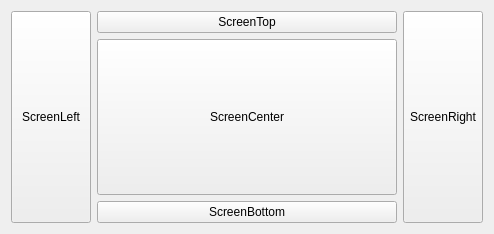
<?xml version="1.0" encoding="UTF-8"?>
<ui version="4.0">
 <class>App</class>
 <widget class="QWidget" name="App">
  <property name="geometry">
   <rect>
    <x>0</x>
    <y>0</y>
    <width>494</width>
    <height>234</height>
   </rect>
  </property>
  <property name="windowTitle">
   <string>Form</string>
  </property>
  <layout class="QGridLayout" name="gridLayout" rowstretch="0,1,0" columnstretch="0,1,0">
   <item row="2" column="1">
    <widget class="QPushButton" name="btn_Screen_Bottom">
     <property name="text">
      <string>ScreenBottom</string>
     </property>
    </widget>
   </item>
   <item row="0" column="1">
    <widget class="QPushButton" name="btn_Screen_Top">
     <property name="text">
      <string>ScreenTop</string>
     </property>
    </widget>
   </item>
   <item row="1" column="1">
    <widget class="QPushButton" name="btn_Screen_Center">
     <property name="sizePolicy">
      <sizepolicy hsizetype="Expanding" vsizetype="Expanding">
       <horstretch>0</horstretch>
       <verstretch>0</verstretch>
      </sizepolicy>
     </property>
     <property name="text">
      <string>ScreenCenter</string>
     </property>
    </widget>
   </item>
   <item row="0" column="2" rowspan="3">
    <widget class="QPushButton" name="btn_Screen_Right">
     <property name="sizePolicy">
      <sizepolicy hsizetype="Minimum" vsizetype="Expanding">
       <horstretch>0</horstretch>
       <verstretch>0</verstretch>
      </sizepolicy>
     </property>
     <property name="text">
      <string>ScreenRight</string>
     </property>
    </widget>
   </item>
   <item row="0" column="0" rowspan="3">
    <widget class="QPushButton" name="btn_Screen_Left">
     <property name="sizePolicy">
      <sizepolicy hsizetype="Minimum" vsizetype="Expanding">
       <horstretch>0</horstretch>
       <verstretch>0</verstretch>
      </sizepolicy>
     </property>
     <property name="text">
      <string>ScreenLeft</string>
     </property>
    </widget>
   </item>
  </layout>
 </widget>
 <resources/>
 <connections/>
</ui>
